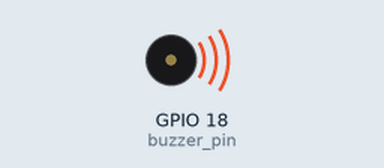
Recording of a program running on a simulated Raspberry Pi (BCM pin numbers). On the bench: buzzer (waves = sounding).

Above: at 4.5 s.
At 9.5 s:
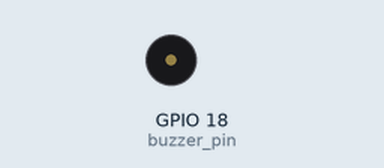
Timing chart, 0 to 13.0 s (numbered marks = the images above):
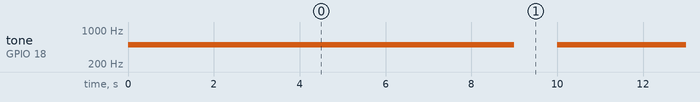

Measured:
- by itself, tone on GPIO 18 (buzzer_pin): alternates 500 Hz for 9.0 s and silent for 1.0 s

The program:

buzzer.py
```python
import RPi.GPIO as GPIO
from time import *
buzzer_pin=18
GPIO.setmode(GPIO.BCM)
GPIO.setup(buzzer_pin, GPIO.OUT)
pwm_buzzer=GPIO.PWM(buzzer_pin, 500)
pwm_buzzer.start(10)
while True:
   duty = 0
   for i in range(10):
      duty = duty + 10
      pwm_buzzer.ChangeDutyCycle(duty)
      sleep(1)
GPIO.cleanup()
```
